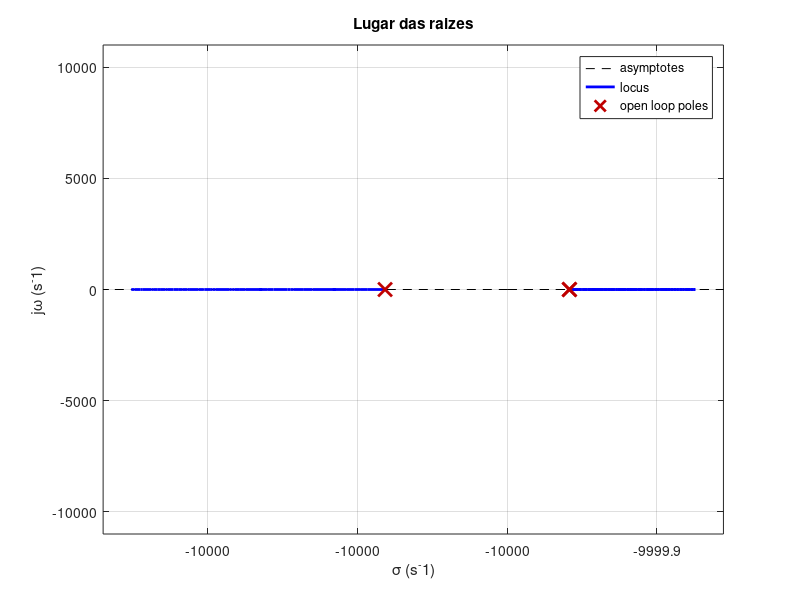

This figure's MATLAB source:
clear; clc; close all;

R = 10E3;
C = 10E-9;
A = 1;

w0 = 1/(R*C);
f0 = w0/(2*pi);

Num = 1;
Den = [R*C 1];

H1 = tf(Num,Den);
B = H1^3;

figure(1);
rlocus(A*B);
title('Lugar das raizes');
xlabel('\sigma (s^-1)');
ylabel('j\omega (s^-1)');
ylim([-1.1*w0 1.1*w0]);